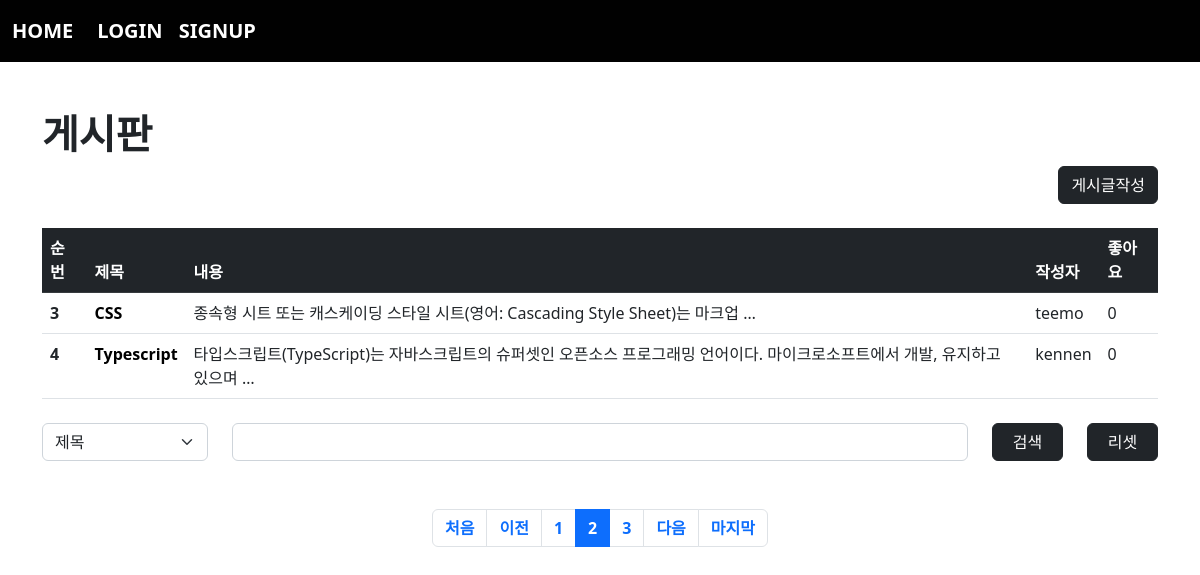
Screenshot of /board/index/?page=2&cate=&kw= with the database file from the repository.
### board/models.py (models this page shows, shortened)
class Board(models.Model):
    subject = models.CharField(max_length=100)
    writer = models.ForeignKey(User, on_delete=models.CharField, related_name="writer")
    content = models.TextField()
    pubdate = models.DateTimeField()
    likey = models.ManyToManyField(User, blank=True, related_name="likey")

### acc/models.py (models this page shows, shortened)
class User(AbstractUser):
    pic = models.ImageField(upload_to="user/%y/%m")
    comment = models.TextField()
    point = models.IntegerField(default=0)

### board/views.py (the view)
# urls.py: path('index/', views.index, name="index"),
def index(request):
    pg = request.GET.get("page", 1)
    kw = request.GET.get("kw", "")
    cate = request.GET.get("cate", "")
    if kw:
        if cate == "sub":
            b = Board.objects.filter(subject__startswith=kw)
        elif cate == "wri":
            try:
                from acc.models import User
                u = User.objects.get(username=kw)
                b = Board.objects.filter(writer=u)
            except:
                b = Board.objects.none()
        elif cate == "con":
            b = Board.objects.filter(content__contains=kw)
    else:
        b = Board.objects.all()
    b = b.order_by("-pubdate")
    pag = Paginator(b, 2)
    obj = pag.get_page(pg)
    context = {
        "bset": obj,
        "cate" : cate,
        "kw": kw
    }
    return render(request, "board/index.html", context)

### templates/board/index.html (shortened to what this page needs)
{% extends 'base.html' %}
{% block con %}
    {% load mathfilters %}
    <h1><b>게시판</b></h1>
    <div class="text-end">
        <a class="btn btn-dark" href="{% url 'board:create' %}">게시글작성</a>
    </div>
    <table class="table mt-4 table-hover">
        <thead>
            <tr class="table-dark">
                <th scope="col">순번</th>
                <th scope="col">제목</th>
                <th scope="col">내용</th>
                <th scope="col">작성자</th>
                <th scope="col">좋아요</th>
            </tr>
        </thead>
        <tbody>
            {% for i in bset %}
                <tr>
                    <th scope="row">{{ bset.start_index|add:forloop.counter0 }}</th>
                    <td><a href="{% url 'board:detail' i.id %}">{{ i.subject }}</a></td>
                    <td>{{ i.content|truncatewords:10 }}</td>
                    <td>{{ i.writer }}</td>
                    <td>{{ i.likey.count }}</td>
                </tr>
            {% endfor %}
        </tbody>
    </table>
    <form>
        <div class="row mt-4 mb-4">
            <div class="col-sm-2">
                <select name="cate" class="form-select">
                    <option value="sub" {% if cate == 'sub' %} selected {% endif %}>제목</option>
                </select>
            </div>
            <div class="col-sm-8">
                <input type="text" name="kw" value="{{kw}}" class="form-control">
            </div>
            <div class="col-sm-1">
                <button class="btn btn-dark" style="width: 100%;">검색</button>
            </div>
            <div class="col-sm-1">
                <a href="{% url 'board:index' %}" class="btn btn-dark" style="width: 100%;">리셋</a>
            </div>
        </div>
    </form>
    <nav aria-label="Page navigation example" class="mt-5">
        <ul class="pagination justify-content-center">
            {% if bset.has_previous %}
                <li class="page-item"><a class="page-link" href="{% url 'board:index' %}?page=1&cate={{cate}}&kw={{kw}}">처음</a></li>
                <li class="page-item"><a class="page-link" href="{% url 'board:index' %}?page={{bset.previous_page_number}}&cate={{cate}}&kw={{kw}}">이전</a></li>
            {% else %}
                <li class="page-item disabled"><a class="page-link">처음</a></li>
                <li class="page-item disabled"><a class="page-link">이전</a></li>
            {% endif %}
            {% for i in bset.paginator.page_range %}
                {% if bset.number|add:3 >= i and i >= bset.number|sub:2 %}
                    <li class="page-item {% if bset.number == i %}active{% endif %}"><a class="page-link" href="{% url 'board:index' %}?page={{i}}&cate={{cate}}&kw={{kw}}">{{i}}</a></li>
                {% endif %}
            {% endfor %}
            {% if bset.has_next %}
                <li class="page-item"><a class="page-link" href="{% url 'board:index' %}?page={{ bset.next_page_number }}&cate={{cate}}&kw={{kw}}">다음</a></li>
                <li class="page-item"><a class="page-link" href="{% url 'board:index' %}?page={{ bset.paginator.num_pages }}&cate={{cate}}&kw={{kw}}">마지막</a></li>
            {% else %}
                <li class="page-item disabled"><a class="page-link">다음</a></li>
                <li class="page-item disabled"><a class="page-link">마지막</a></li>
            {% endif %}
        </ul>
    </nav>
{% endblock %}

### templates/board/index.html (style rules this page uses)
a { text-decoration: none; font-weight: bold; color: black; }

### rows the page displays
Board: start_index|add "3", subject "CSS", content "종속형 시트 또는 캐스케이딩 스타일 시트(영어: Cascading Style Sheet)는 마크업 …", writer "teemo", likey.count "0"
Board: start_index|add "4", subject "Typescript", content "타입스크립트(TypeScript)는 자바스크립트의 슈퍼셋인 오픈소스 프로그래밍 언어이다. 마이크로소프트에서 개발, 유지하고 있으며 …", writer "kennen", likey.count "0"

### other values shown
{{ i }} "1" "2" "3"
